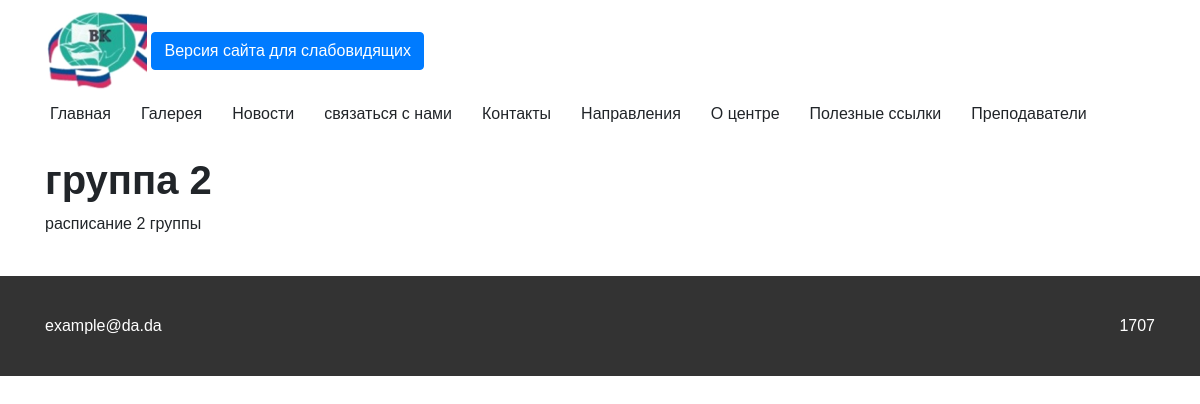
Screenshot of /schedule/3/ with the database file from the repository.
### main/models.py (models this page shows, shortened)
class InfoPages(models.Model):
    name = models.CharField('название страницы', max_length=40, unique=True)
    content = models.TextField('текст страницы')
    class Meta:
        verbose_name = "дополнительная страница"
        verbose_name_plural = "дополнительные страницы"

class KidsGroup(models.Model):
    name = models.CharField('название группы', max_length=30)
    image = models.ImageField('картинка группы', upload_to='media/KidsGroup')
    schedule = models.TextField('расписание')
    da = models.AutoField
    class Meta:
        verbose_name = "группа детей"
        verbose_name_plural = "группы детей"

class GeneralInfo(models.Model):
    contact_email = models.CharField('имейл, который будет показываться на каждой странице сайта', max_length=50)
    contact_phone = models.CharField('номер телефона, который будет показываться на каждой странице сайта', max_length=50)
    class Meta:
        verbose_name = "общая информация"
        verbose_name_plural = "общая информация"

### main/views.py (the view)
# urls.py: path('schedule/<int:pk>/', views.ScheduleView.as_view()),
class ScheduleView(View):
    def get(self, request, pk):
        group = KidsGroup.objects.get(id=pk)
        return render(request, 'schedule.html', {'group': group})

### main/context_processor.py (called while the page is built)
def extras(request):
    general = GeneralInfo.objects.get(id=1)
    info_pages = InfoPages.objects.values('name')
    return {'general': general, 'info_pages': info_pages}

### templates/schedule.html
{% extends 'base.html' %}
{% block content %}
    <div class="container">
    <h1>{{ group.name }}</h1>
    <div>{{ group.schedule| safe }}</div>
    </div>
{% endblock content %}

### templates/include/header.html
{% load static %}
<header class="header" id="header">
        <div class="container">
            <div class="row align-items-center justify-content-lg-between">
                <div class="col-lg-auto">
                    <a href="/"><img src="{% static "img/VC_Logo 1.png" %}" alt="лого колледжа"  class="logo"></a>
                    <a href="#" class="bvi-open btn btn-primary" title="Версия сайта для слабовидящих">Версия сайта для слабовидящих</a>
                </div>
                <div class="col-lg-auto">
                    <nav class="">
                        <ul class="nav d-flex justify-content-center">
                            <li class="nav__item">
                                <a href="/">Главная</a>
                            </li>
                            <li class="nav__item">
                                <a href="{% url 'Gallery' %}">Галерея</a>
                            </li>
                            <li class="nav__item">
                                <a href="{% url 'News' %}">Новости</a>
                            </li>
                            <li class="nav__item">
                                <a href="{% url 'contact_form' %}">связаться с нами</a>
                            </li>
                            {% for i in info_pages %}
                            <li class="nav__item">
                                <a href="/info/{{ i.name }}">{{ i.name }}</a>
                            </li>
                            {% endfor %}
                        </ul>
                    </nav>
                </div>
            </div>
            </div>
    </header>

### templates/include/footer.html
<footer class="footer">
        <div class="container footer__container">
            <div class="email">
                {{ general.contact_email }}
            </div>
            <div class="tel">
                {{ general.contact_phone }}
            </div>
        </div>
    </footer>

### static/css/style.css (style rules this page uses)
body { font-family: 'PT Sans', sans-serif; }
img { max-width: 100%; }
*, *::before, *::after { -webkit-box-sizing: border-box; box-sizing: border-box; }
ul, li { display: block; padding: 0; margin: 0; }
h1, h2, h3, h4, h5 { font-weight: 700; color: inherit; }
a { color: inherit; }
.header { overflow: hidden; background-color: #fff; z-index: 2; position: fixed; top: 0; width: 100%; }
.nav__item a { padding: 5px; border-radius: 10px; }
.nav__item + .nav__item { margin-left: 20px; }
.footer { margin-top: 40px; background-color: #333333; }
.footer__container { display: -webkit-box; display: -ms-flexbox; display: flex; -webkit-box-pack: justify; -ms-flex-pack: justify; justify-content: space-between; -webkit-box-align: center; -ms-flex-align: center; align-items: center; color: #fff; min-height: 100px; }

### rows the page displays
InfoPages: name "Контакты"
InfoPages: name "Направления"
InfoPages: name "О центре"
InfoPages: name "Полезные ссылки"
InfoPages: name "Преподаватели"
KidsGroup: name "группа 2", schedule "расписание 2 группы"
GeneralInfo: contact_email "example@da.da", contact_phone "1707"
